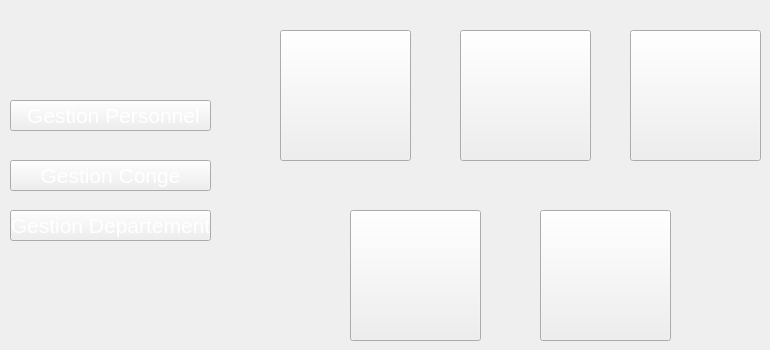
   <widget class="QWidget" name="page">
    <widget class="QPushButton" name="pushButton">
     <property name="geometry">
      <rect>
       <x>280</x>
       <y>30</y>
       <width>131</width>
       <height>131</height>
      </rect>
     </property>
     <property name="styleSheet">
      <string notr="true">image: url(:/new/prefix1/img/icon-ajout2.png);</string>
     </property>
     <property name="text">
      <string/>
     </property>
    </widget>
    <widget class="QPushButton" name="pushButton_2">
     <property name="geometry">
      <rect>
       <x>460</x>
       <y>30</y>
       <width>131</width>
       <height>131</height>
      </rect>
     </property>
     <property name="styleSheet">
      <string notr="true">image: url(:/new/prefix1/img/icon-modif2 (1).png);</string>
     </property>
     <property name="text">
      <string/>
     </property>
    </widget>
    <widget class="QPushButton" name="pushButton_3">
     <property name="geometry">
      <rect>
       <x>630</x>
       <y>30</y>
       <width>131</width>
       <height>131</height>
      </rect>
     </property>
     <property name="styleSheet">
      <string notr="true">image: url(:/new/prefix1/img/icon-supp2 (1).png);</string>
     </property>
     <property name="text">
      <string/>
     </property>
    </widget>
    <widget class="QPushButton" name="pushButton_4">
     <property name="geometry">
      <rect>
       <x>350</x>
       <y>210</y>
       <width>131</width>
       <height>131</height>
      </rect>
     </property>
     <property name="styleSheet">
      <string notr="true">image: url(:/new/prefix1/img/icon-afficher2.png);</string>
     </property>
     <property name="text">
      <string/>
     </property>
    </widget>
    <widget class="QPushButton" name="personnel1">
     <property name="geometry">
      <rect>
       <x>10</x>
       <y>100</y>
       <width>201</width>
       <height>31</height>
      </rect>
     </property>
     <property name="font">
      <font>
       <pointsize>16</pointsize>
       <weight>50</weight>
       <bold>false</bold>
      </font>
     </property>
     <property name="styleSheet">
      <string notr="true">color: rgb(255, 255, 255);
background-image: url(:/new/prefix1/img/selected2.png);</string>
     </property>
     <property name="text">
      <string> Gestion Personnel</string>
     </property>
    </widget>
    <widget class="QPushButton" name="conge1">
     <property name="geometry">
      <rect>
       <x>10</x>
       <y>160</y>
       <width>201</width>
       <height>31</height>
      </rect>
     </property>
     <property name="font">
      <font>
       <pointsize>16</pointsize>
       <weight>50</weight>
       <bold>false</bold>
      </font>
     </property>
     <property name="styleSheet">
      <string notr="true">color: rgb(255, 255, 255);
</string>
     </property>
     <property name="text">
      <string>Gestion Conge</string>
     </property>
    </widget>
    <widget class="QPushButton" name="pushButton_47">
     <property name="geometry">
      <rect>
       <x>10</x>
       <y>210</y>
       <width>201</width>
       <height>31</height>
      </rect>
     </property>
     <property name="font">
      <font>
       <pointsize>16</pointsize>
       <weight>50</weight>
       <bold>false</bold>
      </font>
     </property>
     <property name="styleSheet">
      <string notr="true">color: rgb(255, 255, 255);
</string>
     </property>
     <property name="text">
      <string>Gestion Departement</string>
     </property>
    </widget>
    <widget class="QPushButton" name="pushButton_225">
     <property name="geometry">
      <rect>
       <x>540</x>
       <y>210</y>
       <width>131</width>
       <height>131</height>
      </rect>
     </property>
     <property name="styleSheet">
      <string notr="true">image: url(:/new/prefix1/img/stat.png);</string>
     </property>
     <property name="text">
      <string/>
     </property>
    </widget>
   </widget>
